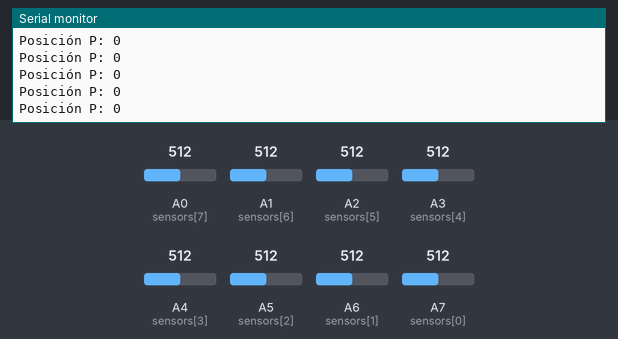
A sketch run on a simulated Arduino Nano, built with avr-gcc and run on an emulated ATmega328P. Shown: the last lines printed to the serial monitor. The test bench sets the inputs (shaded band); at power-on: A0 (sensors[7]) = 512, A7 (sensors[0]) = 512, A1 (sensors[6]) = 512, A2 (sensors[5]) = 512, A3 (sensors[4]) = 512, A4 (sensors[3]) = 512, A5 (sensors[2]) = 512, A6 (sensors[1]) = 512.

Above: at 1.2 s.
1.3 s: A0 (sensors[7]) set to 734
4.3 s: A0 (sensors[7]) set to 759
At 5.3 s:
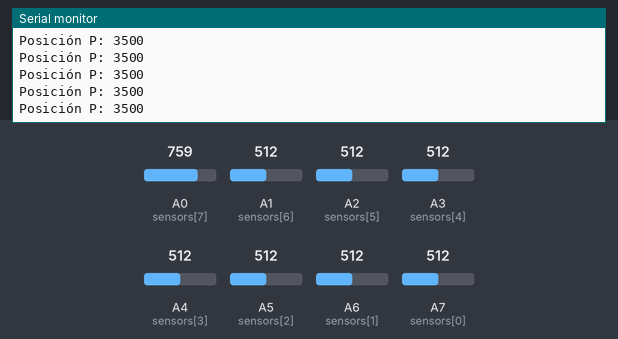
7.3 s: A7 (sensors[0]) set to 741
8.8 s: A7 (sensors[0]) set to 758
At 9.4 s:
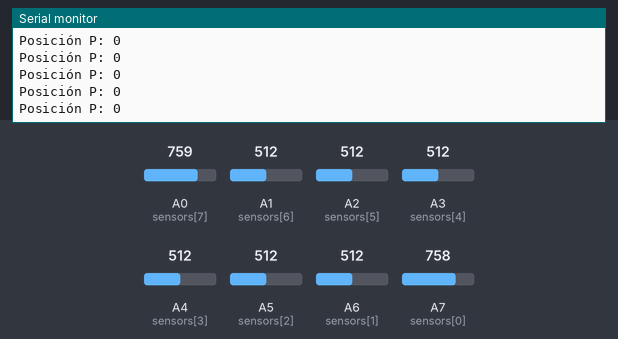
10.3 s: A1 (sensors[6]) set to 734
11.8 s: A1 (sensors[6]) set to 769
At 12.9 s:
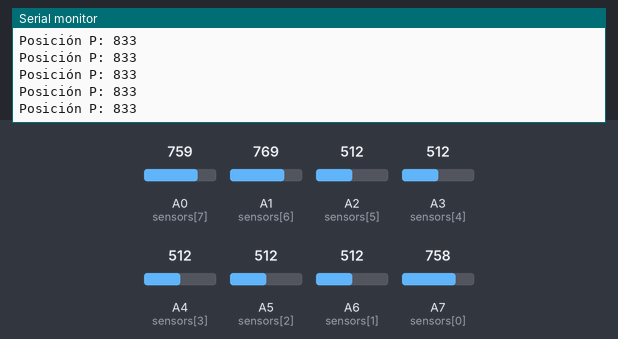
Timing chart, 0 to 14.3 s (numbered marks = the images above; inputs shaded):
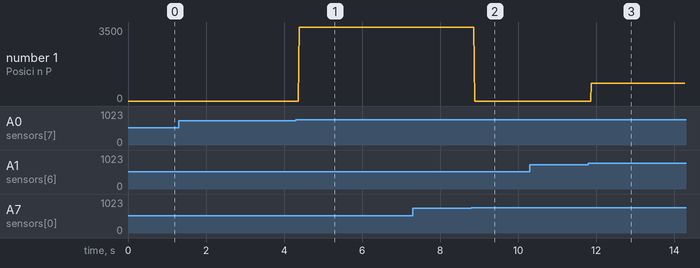

The sketch:

robot.ino
```cpp
int sensors[8] = {A7, A6, A5, A4, A3, A2, A1, A0};

int values[8];
bool sensorStates[8];
int contInter=0;
int Umbral = 750;
unsigned long previousMillis = 0;  // Almacena el último tiempo en que se actualizó contInter
const unsigned long interval = 2000;  // Intervalo de 2 segundos en milisegundos
// Variable microsuiche
//variable suiche


int ain1 = 7;
int ain2 = 6;
int ena = 8;
int bin1 = 0;
int bin2 = 0;
int enb = 0;

int P = 0;

void setup() {
  Serial.begin(9600);
}

void loop(){
  readsensors();
  calP();
}

void readsensors() {
  bool allBlack = true;

  for (int i = 0; i < 8; i++) {
    values[i] = analogRead(sensors[i]);
    sensorStates[i] = (values[i] > Umbral);


    //Serial.print(sensorStates[i] ? 1 : 0);
    //Serial.print(" ");
    if (!sensorStates[i]) {
      allBlack = false;
    }
  }
  Serial.println();
  if (allBlack) {
    unsigned long currentMillis = millis();  // Obtiene el tiempo actual en milisegundos

    // Si han pasado al menos 2 segundos desde la última vez que se incrementó contInter
    if (currentMillis - previousMillis >= interval) {
      contInter++;
      previousMillis = currentMillis;  // Actualiza el tiempo del último incremento

    }
  }
}

void move(int motor, int speed, int direction){

  boolean inPin1 = LOW;
  boolean inPin2 = HIGH;

  if(direction == 1){
    inPin1 = HIGH;
    inPin2 = LOW;
  }


  if(motor == 1){
    digitalWrite(ain1, inPin1);
    digitalWrite(ain2, inPin2);
    analogWrite(ena, speed);
  }
  else{
    digitalWrite(bin1, inPin1);
    digitalWrite(bin2, inPin2);
    analogWrite(enb, speed);
  }

}

void conditions(){
  if(!sensorStates[0]&&!sensorStates[1]&&!sensorStates[2]&&sensorStates[3]&&sensorStates[4]&&!sensorStates[5]&&!sensorStates[6]&&!sensorStates[7]){
      Serial.println("Adelante");
  }
  else if(sensorStates[1] || sensorStates[2]){
      Serial.println("Giro Izquierda");
  }
  else if(sensorStates[5] || sensorStates[6]){
      Serial.println("Giro Derecha");
  }
  else if(sensorStates[0]){
      Serial.println("Giro Izquierda Brusco");
  }
  else if(sensorStates[7]){
      Serial.println("Giro Derecha Brusco");
  }
  delay(500);
}

void calP() {

  int positions[8] = {-3500, -2500, -1500, -500, 500, 1500, 2500, 3500};

  int sum = 0;
  int count = 0;

  for (int i = 0; i < 8; i++) {
    if (sensorStates[i]) {
      sum += positions[i];
      count++;
    }
  }


  if (count > 0) {
    P = sum / count;
  } else {
    P = 0;
  }

  // Mostrar el valor de P para verificación
  Serial.print("Posición P: ");
  Serial.println(P);
}
```

Measured:
- after the input at 4.3 s, the serial monitor: prints a new line after 0.08 s (image 1)
- after the input at 8.8 s, the serial monitor: prints a new line after 0.08 s (image 2)
- after the input at 11.8 s, the serial monitor: prints a new line after 0.08 s (image 3)
- plotted number 1: 0 → 3500 after the input at 4.3 s, 3500 → 0 after the input at 8.8 s, 0 → 833 after the input at 11.8 s
